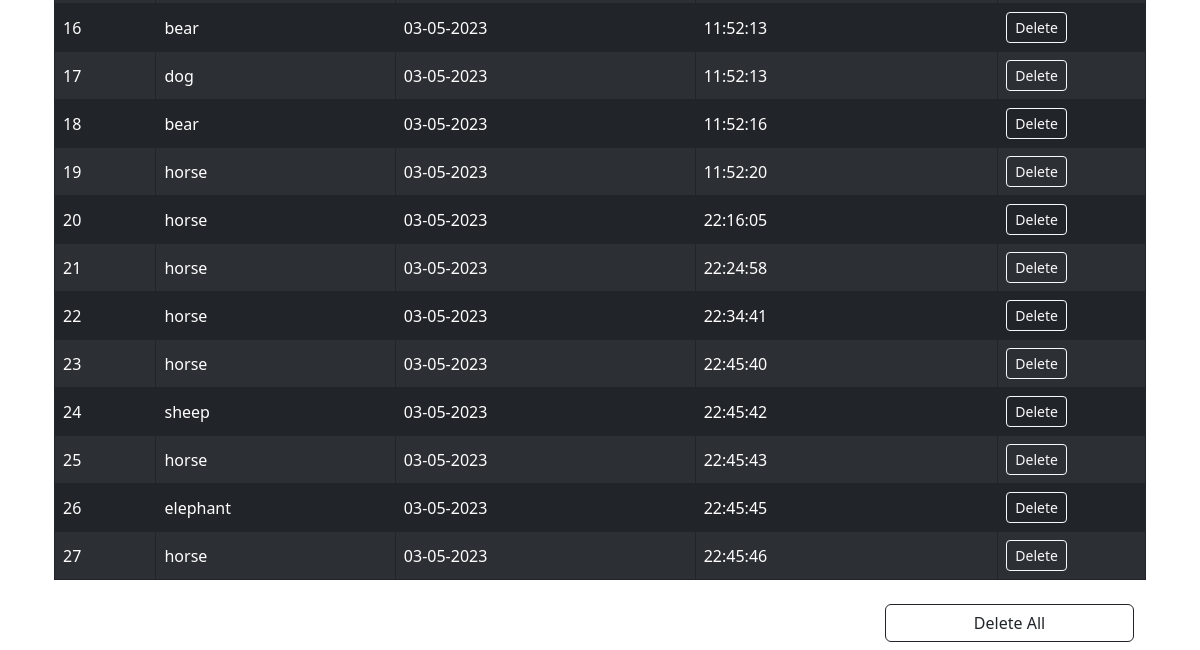
Page /viewreport (lower part) on the earlier database version.
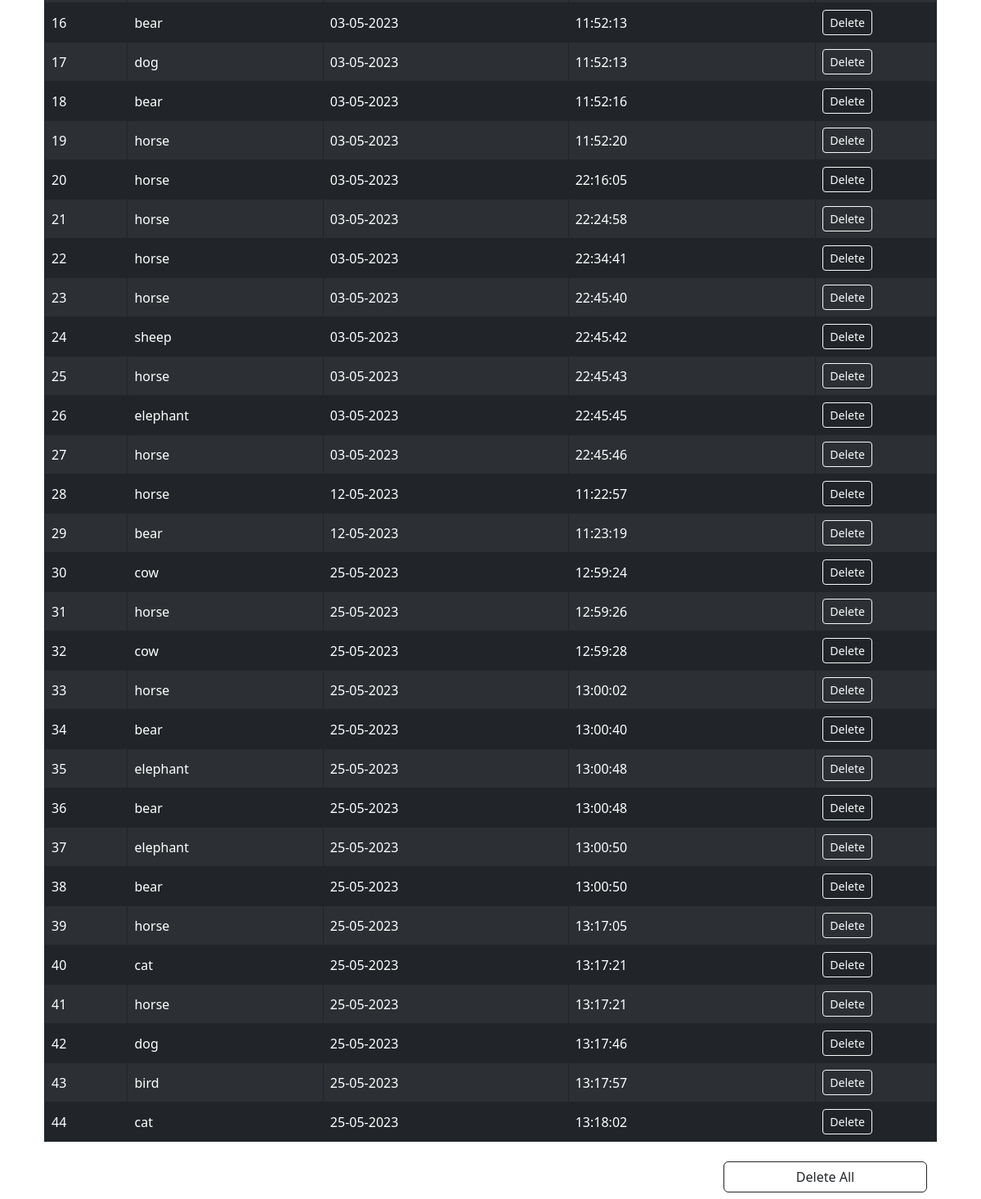
Same page on the later database version.
### app.py (models this page shows, shortened)
class DetectAnimals(db.Model):
    sno = db.Column(db.Integer, primary_key=True)
    animal_name = db.Column(db.String(20), nullable=False)
    date_of_detection = db.Column(db.String(20), nullable=False, default=datetime.now().strftime('%d-%m-%Y'))
    time_of_detection = db.Column(db.String(20), nullable=False, default=datetime.now().strftime('%H:%M:%S'))

### app.py (the view)
@app.route('/viewreport')
def viewreport():
    allAnimals = DetectAnimals.query.all()
    return render_template('viewreport.html', report=allAnimals)

### templates/viewreport.html (shortened to what this page needs)
{% extends 'base.html' %}  {% block content %}
<section>
  <div class="container mt-3">
    <div class="container table-responsive">
      <table
        class="table table-striped table-bordered table-dark table-hover border-dark align-middle"
        id="reportTable"
      >
        <tbody class="table-group-divider">
          {% for row in report %}
          <tr>
            <td>{{ loop.index }}</td>
            <td>{{ row.animal_name }}</td>
            <td>{{ row.date_of_detection }}</td>
            <td>{{ row.time_of_detection }}</td>
            <td>
              <a
                type="button"
                href="/delete/{{row.sno}}"
                class="btn btn-outline-light btn-sm"
                >Delete</a
              >
            </td>
          </tr>
          {% endfor %}
        </tbody>
      </table>
    </div>
    <div
      class="container row justify-content-end align-items-center text-center my-2 mx-auto"
    >
      <div class="col-md-3 d-grid">
        <a href="/deleteAll" class="btn btn-outline-dark">Delete All</a>
      </div>
    </div>
  </div>
</section>
{% endblock content %}

Differences in the rows shown:
added DetectAnimals: animal_name "horse", date_of_detection "12-05-2023", time_of_detection "11:22:57"
added DetectAnimals: animal_name "bear", date_of_detection "12-05-2023", time_of_detection "11:23:19"
added DetectAnimals: animal_name "cow", date_of_detection "25-05-2023", time_of_detection "12:59:24"
added DetectAnimals: animal_name "horse", date_of_detection "25-05-2023", time_of_detection "12:59:26"
added DetectAnimals: animal_name "cow", date_of_detection "25-05-2023", time_of_detection "12:59:28"
added DetectAnimals: animal_name "horse", date_of_detection "25-05-2023", time_of_detection "13:00:02"
added DetectAnimals: animal_name "bear", date_of_detection "25-05-2023", time_of_detection "13:00:40"
added DetectAnimals: animal_name "elephant", date_of_detection "25-05-2023", time_of_detection "13:00:48"
added DetectAnimals: animal_name "bear", date_of_detection "25-05-2023", time_of_detection "13:00:48"
added DetectAnimals: animal_name "elephant", date_of_detection "25-05-2023", time_of_detection "13:00:50"
added DetectAnimals: animal_name "bear", date_of_detection "25-05-2023", time_of_detection "13:00:50"
added DetectAnimals: animal_name "horse", date_of_detection "25-05-2023", time_of_detection "13:17:05"
added DetectAnimals: animal_name "cat", date_of_detection "25-05-2023", time_of_detection "13:17:21"
added DetectAnimals: animal_name "horse", date_of_detection "25-05-2023", time_of_detection "13:17:21"
added DetectAnimals: animal_name "dog", date_of_detection "25-05-2023", time_of_detection "13:17:46"
added DetectAnimals: animal_name "bird", date_of_detection "25-05-2023", time_of_detection "13:17:57"
added DetectAnimals: animal_name "cat", date_of_detection "25-05-2023", time_of_detection "13:18:02"
